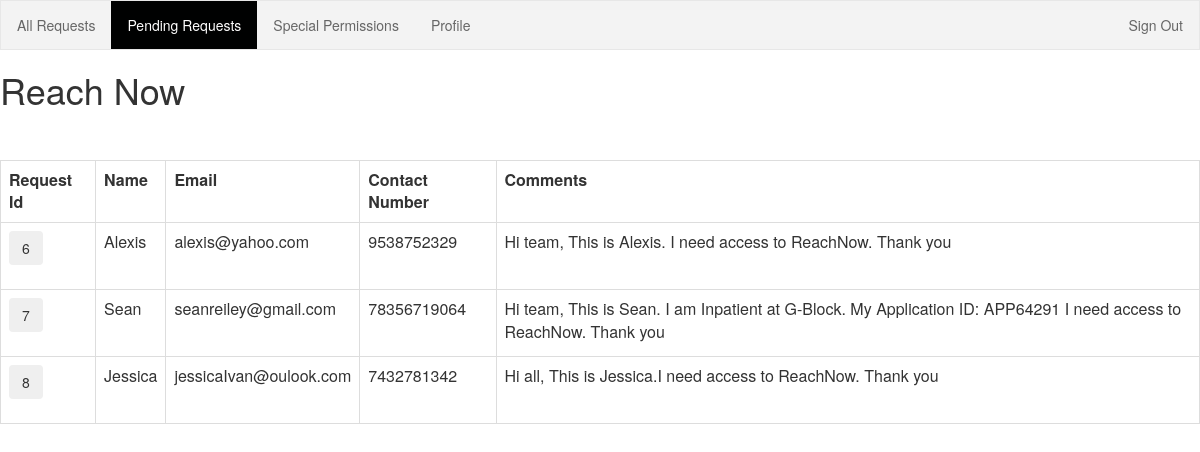
Screenshot of /admin/pending_request.php (signed in) with the database file from the repository.
### tables this page shows
CREATE TABLE new_user_requests (
  requestid int(11) NOT NULL,
  name varchar(255) NOT NULL,
  pwd varchar(255) NOT NULL,
  email varchar(50) NOT NULL,
  phone_number varchar(20) NOT NULL,
  comments text NOT NULL,
  approver_remarks text DEFAULT 'Pending',
  status varchar(255) DEFAULT 'Pending'
);

### admin/pending_request.php (the view, shortened to what this page needs)
<?php
   include('admin_session.php');
?>
<!DOCTYPE html>
<html>
<head>
<link rel="stylesheet" type="text/css" href="m_css.css">
  <link rel="stylesheet" href="https://maxcdn.bootstrapcdn.com/bootstrap/3.4.1/css/bootstrap.min.css">
</head>
<body>
<ul >
  <li><a  href="admin_mainpage.php">All Requests</a></li>
  <li><a  class="active" href="pending_request.php">Pending Requests</a></li>
  <li><a href="special_permissions.php">Special Permissions</a></li>
  <li><a href="admin_profile.php">Profile</a></li>
 <li style=" float: right;"><a href="admin_logout.php" onclick="return confirm('Are you sure to logout?');">Sign Out</a></li>
</ul>
  <h1>Reach Now</h1>
  <br><br>
<?php
  $select_sql = "SELECT requestid,name,email,phone_number,comments,approver_remarks,status FROM new_user_requests WHERE approver_remarks='Pending' and status = 'Pending'";
$result = $db->query($select_sql);
if ($result->num_rows > 0) {
 echo "<table class='table table-bordered table-hover' >
  <tbody>";
   echo "<tr>
    <th>Request Id</th>
    <th>Name</th>
    <th>Email</th>
    <th>Contact Number</th>
    <th>Comments</th>
  </tr>";
  while($row = $result->fetch_assoc()) {
    $request_id = $row['requestid'];
 $username = $row['name'] ;
 $email = $row['email'];
 $contact_num =  $row['phone_number'] ;
 $comments = $row['comments'];
  echo "<tr>";
echo "<td><form  method='post' action='user_request_status.php' target='_blank'><input type='submit'  class='btn btn-light' name='submit' value ='$request_id'></form></td>";
  echo "<td>" . $username . "</td>";
  echo "<td>" . $email . "</td>";
  echo "<td>" . $contact_num . "</td>";
  echo "<td>" . $comments . "</td>";
  echo "</tr>";
}
echo "</table>";
  }
 else {
  echo "<h1>----- No Pending Requests -----</h1>";
}
?>
</body>
</html>

### rows the page displays
new_user_requests: submit "6", name "Alexis", email "alexis@yahoo.com", phone_number "9538752329", comments "Hi team, This is Alexis. I need access to ReachNow. Thank you"
new_user_requests: submit "7", name "Sean", email "seanreiley@gmail.com", phone_number "78356719064", comments "Hi team, This is Sean. I am Inpatient at G-Block. My Application ID: APP64291 I need access to ReachNow. Thank you"
new_user_requests: submit "8", name "Jessica", email "jessicaIvan@oulook.com", phone_number "7432781342", comments "Hi all, This is Jessica.I need access to ReachNow. Thank you"
